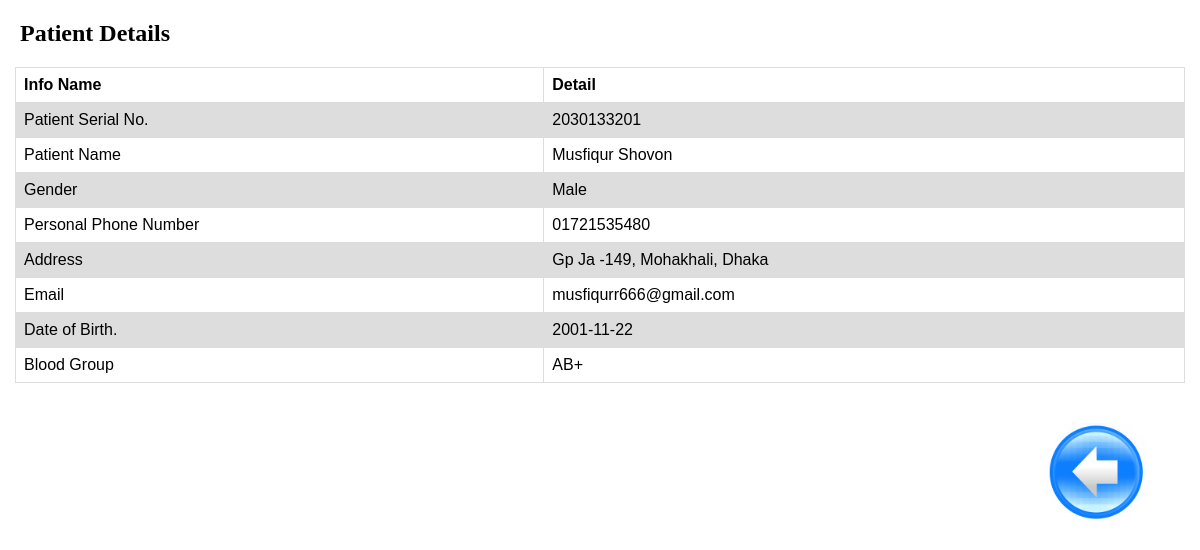
Page /admin/patient/check_patient_detial.php?s_id=2030133201 on the committed database.
### tables this page shows
CREATE TABLE patient_info(
	ssn_number int(11) NOT NULL AUTO_INCREMENT,
	username varchar(50) NOT NULL,
	gender varchar(10) NOT NULL,
	phone_number varchar(20) NOT NULL,
	address varchar(100) NOT NULL,
	email varchar (80) NOT NULL,
	birthday date,
	blood_group varchar (10) NOT NULL,
	password varchar(60) NOT NULL,
	PRIMARY KEY (ssn_number)
);

### admin/patient/check_patient_detial.php (the view, shortened to what this page needs)
<!DOCTYPE html>
<html lang="en">
<head>
</head>
<body>
    <?php
        include "db.php";
        $sql = "SELECT * FROM patient_info where ssn_number = '$_GET[s_id]'";
        $result = mysqli_query($connection, $sql);
        $row = mysqli_fetch_array($result);
    ?>
    <h2 style="margin-left: 5px;">Patient Details</h2>
        <table>
        <tr>
            <th>Info Name</th>
            <th>Detail</th>
        </tr>
        <tr>
            <td>Patient Serial No.</td>
            <td> <?php echo "$row[ssn_number]";?></td>
        </tr>
        <tr>
            <td>Patient Name</td>
            <td> <?php echo "$row[username]";?></td>
        </tr>
        <tr>
            <td>Gender</td>
            <td> <?php echo "$row[gender]";?></td>
        </tr>
        <tr>
            <td>Personal Phone Number</td>
            <td> <?php echo "$row[phone_number]";?></td>
        </tr>
        <tr>
            <td>Address</td>
            <td> <?php echo "$row[address]";?></td>
        </tr>
        <tr>
            <td>Email</td>
            <td> <?php echo "$row[email]";?></td>
        </tr>
        <tr>
            <td>Date of Birth.</td>
            <td> <?php echo "$row[birthday]";?></td>
        </tr>
        <tr>
            <td>Blood Group</td>
            <td> <?php echo "$row[blood_group]";?></td>
        </tr>
        </table>
        <div class="back"><a href="check_patient.php"><img src="back.png" alt="back"></a></div>
</body>
</html>

### admin/patient/check_patient_detial.php (style rules this page uses)
body { margin: 15px; }
table { font-family: arial, sans-serif; border-collapse: collapse; width: 100%; }
td, th { border: 1px solid #dddddd; text-align: left; padding: 8px; }
tr:nth-child(even) { background-color: #dddddd; }
.back img { width: 100px; height: 100px; float: right; margin: 40px; }

### rows in the picture
patient_info: ssn_number "2030133201", username "Musfiqur Shovon", gender "Male", phone_number "01721535480", address "Gp Ja -149, Mohakhali, Dhaka", email "musfiqurr666@gmail.com", birthday "2001-11-22", blood_group "AB+"
